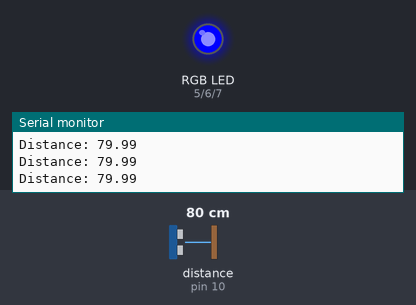
The sketch below on a simulated Arduino Uno, built for the host (arithmetic inside an expression is 32-bit, double 64-bit). On the bench: an RGB LED mixed from three pins (HIGH = lit), the last lines printed to the serial monitor. Wiring (inferred from the names in the program): ultrasonic range finder: trigger pin 9; echo pin 10. The inputs (shaded band) are chosen by the test bench; at power-on: distance to the obstacle (sensor on pin 10) 80 cm. The echo pulse lasts 58.3 µs per cm; pins used as bus, display or sensor lines are not drawn.

Above: at 1.2 s.
1.3 s: distance to the obstacle (sensor on pin 10) set to 2 cm
At 1.8 s:
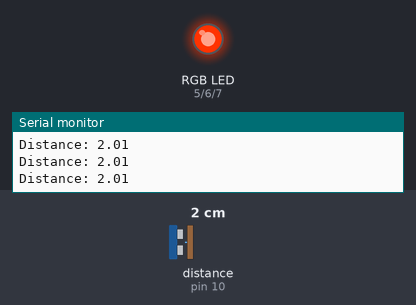
2.9 s: distance to the obstacle (sensor on pin 10) set to 4 cm
At 3.4 s:
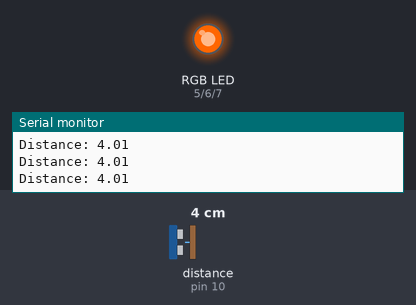
4.5 s: distance to the obstacle (sensor on pin 10) set to 9 cm
At 5.1 s:
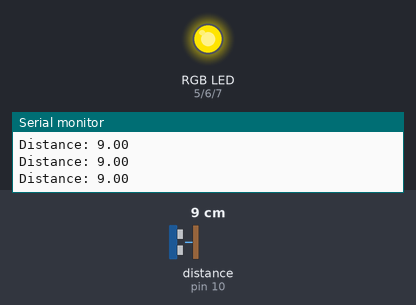
6.1 s: distance to the obstacle (sensor on pin 10) set to 18 cm
At 6.9 s:
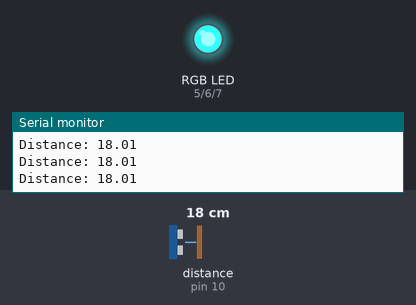
Timing chart, 0 to 8.7 s (numbered marks = the images above; inputs shaded):
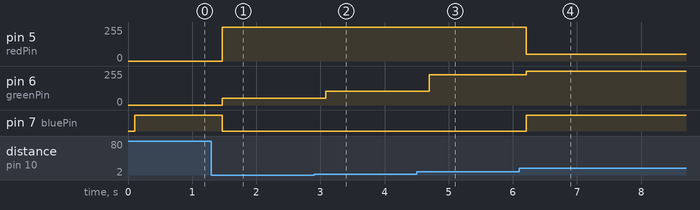

The sketch:

RGB+Ultrasonic_Sensor.ino
```cpp
//Sloty na sensor ultradzwiekow
const int trigPin = 9;
const int echoPin = 10;
//Sloty na diody
int redPin= 5;
int greenPin = 6;
int  bluePin = 7;

int R = 255;
int G = 225;
int B = 225;
int maxDistance = 50;

// Tworzy funkcje setColor która pozwala ustalac wartosci red green i blue do max 255
void setColor(int redValue, int greenValue,  int blueValue) {
  analogWrite(redPin, redValue);
  analogWrite(greenPin,  greenValue);
  analogWrite(bluePin, blueValue);
}

//W funkcji setup czyli takiej ktora jest wykonywana tylko raz
//ustawiamy wartosc pinow na output czyli takie ktore sa sterowane przez ARDUINO
//echoPin jest jako input bo od niego bedziemy pobierac dlugosc fali
void setup() {
  pinMode(redPin,  OUTPUT);
  pinMode(greenPin, OUTPUT);
  pinMode(bluePin, OUTPUT);
  pinMode(trigPin, OUTPUT);
  pinMode(echoPin, INPUT);
  //iniscjuje komunikacje z komputerem przez port szeregowy przez co mozemy odczytywac wyniki z komputera
  Serial.begin(9600);
}

float duration, distance;

void loop() {
  digitalWrite(trigPin, LOW);
  delayMicroseconds(2);
  digitalWrite(trigPin, HIGH);
  delayMicroseconds(10);
  digitalWrite(trigPin, LOW);

  duration = pulseIn(echoPin, HIGH);
  distance = (duration*.0343)/2;
  Serial.print("Distance: ");
  Serial.println(distance);
  delay(100);

int maxDistance = 30;
int scaledValue = (distance * 255) / maxDistance;
scaledValue = std::min(255, std::max(0, scaledValue)); // Ograniczenie do 0-255

int R = 0, G = 0, B = 0;

if (scaledValue < 85) {
    // Czerwony → Żółty (więcej czerwonego na początku)
    R = 255;
    G = (scaledValue * 3);
    B = 0;
} else if (scaledValue < 170) {
    // Żółty → Zielony → Turkus
    R = 255 - ((scaledValue - 85) * 3);
    G = 255;
    B = (scaledValue - 85) * 3;
} else {
    // Turkus → Niebieski
    R = 0;
    G = 255 - ((scaledValue - 170) * 3);
    B = 255;
}

// Ustawienie koloru
setColor(R, G, B);

}
```

Measured:
- after the input at 1.3 s, pin 5 (redPin): 0/255 → 255/255 after 0.17 s; pin 6 (greenPin): 0/255 → 51/255 after 0.17 s; pin 7 (bluePin): HIGH → LOW after 0.17 s
- after the input at 2.9 s, pin 6 (greenPin): 51/255 → 102/255 after 0.18 s
- after the input at 4.5 s, pin 6 (greenPin): 102/255 → 228/255 after 0.19 s
- after the input at 6.1 s, pin 5 (redPin): 255/255 → 51/255 after 0.11 s; pin 6 (greenPin): 228/255 → 255/255 after 0.11 s; pin 7 (bluePin): LOW → HIGH after 0.11 s
